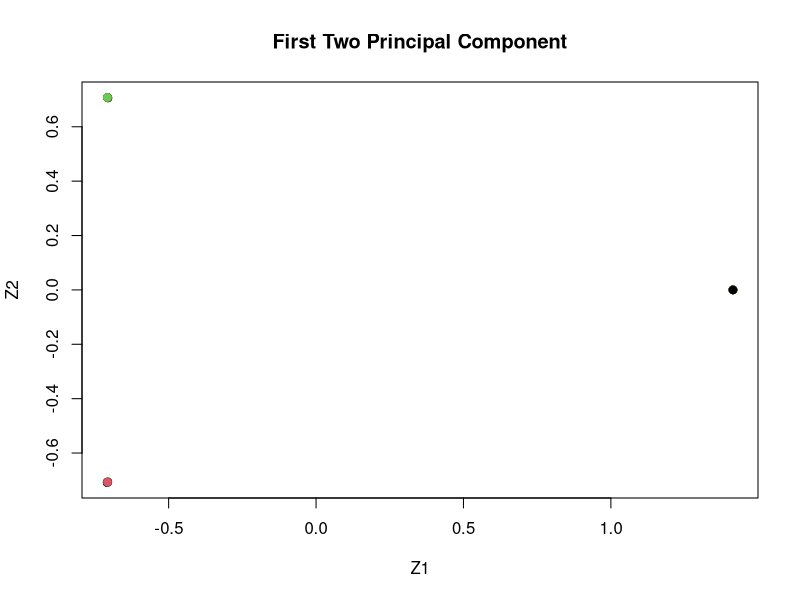

Recreate this plot in R.
## ---- chunk 1
set.seed(2)
x <- matrix(rnorm(20 * 3 * 50, mean = 0, sd = 0.001), ncol = 50)
x[1:20, 2] <- 1
x[21:40, 1] <- 2
x[21:40, 2] <- 2
x[41:60, 1] <- 1
true.labels <- c(rep(1, 20), rep(2, 20), rep(3, 20))
## ---- chunk 2
pcr.out <- prcomp(x)
plot(pcr.out$x[,1:2], col = 1:3, xlab = 'Z1', ylab = 'Z2', main = 'First Two Principal Component', pch = 19)
## ---- chunk 3
km.out <- kmeans(x, 3, nstart = 20)
table(true.labels, km.out$cluster)
## ---- chunk 4
km.out <- kmeans(x, 2, nstart = 20)
table(true.labels, km.out$cluster)
## ---- chunk 5
km.out <- kmeans(x, 4, nstart = 20)
table(true.labels, km.out$cluster)
## ---- chunk 6
km.out <- kmeans(pcr.out$x[,1:2], 3, nstart = 20)
table(true.labels, km.out$cluster)
## ---- chunk 7
km.out <- kmeans(scale(x), 3, nstart = 20)
table(true.labels, km.out$cluster)
